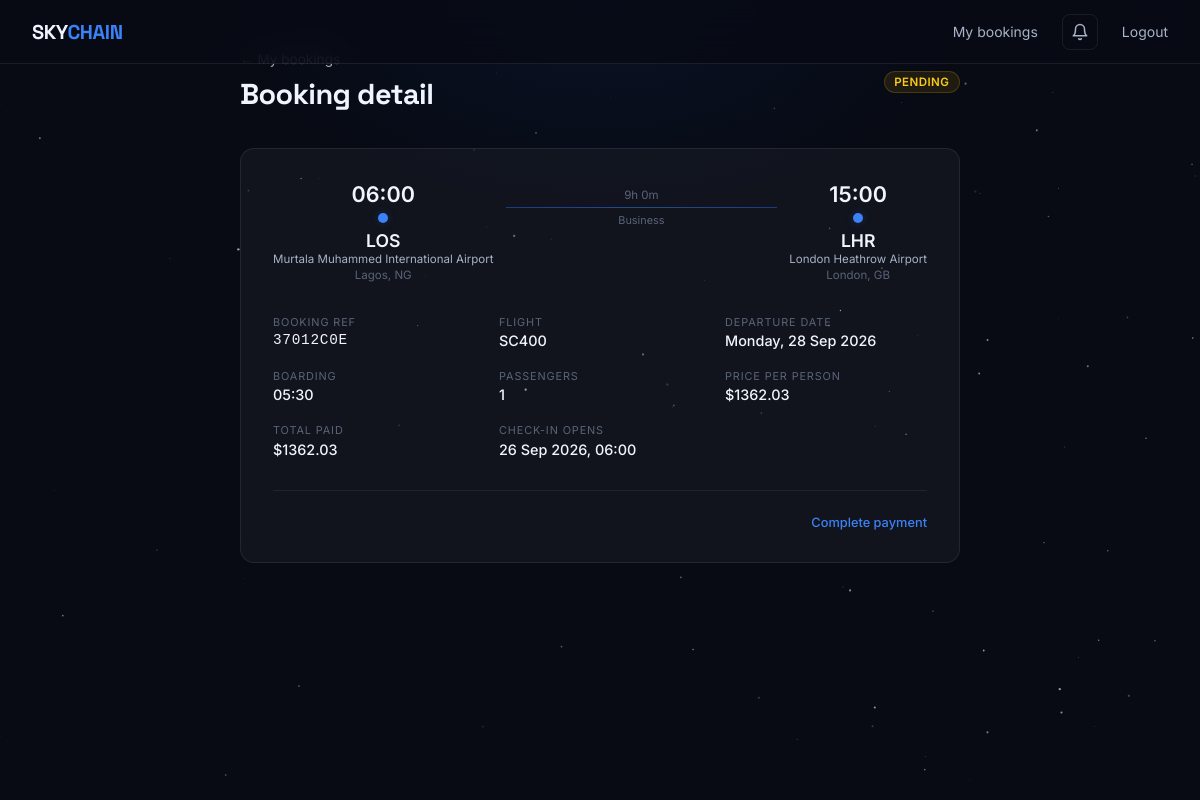
Page /booking/37012c0e-7ecc-4209-b853-e39a077586d0 (signed in) on the committed database.
### models.py (models this page shows, shortened)
class Booking(db.Model):
    __tablename__ = 'bookings'
    id         = db.Column(db.String(36), primary_key=True, default=lambda: str(uuid.uuid4()))
    user_id    = db.Column(db.String(36), db.ForeignKey('users.id'), nullable=False)
    flight_id  = db.Column(db.String(36), db.ForeignKey('flights.id'), nullable=False)
    passengers = db.Column(db.Integer, default=1)
    total_usd  = db.Column(db.Float, nullable=False)
    status     = db.Column(db.String(20), default='pending')  # pending, confirmed, cancelled
    created_at = db.Column(db.DateTime, default=datetime.utcnow)
    contact_email = db.Column(db.String(120), nullable=True, default=None)
    contact_phone = db.Column(db.String(30),  nullable=True, default=None)
    seat_number      = db.Column(db.String(10), nullable=True,  default=None)
    checked_in       = db.Column(db.Boolean,    nullable=False, default=False)
    checkin_opens_at = db.Column(db.DateTime,   nullable=True,  default=None)
    payment = db.relationship('Payment', backref='booking', uselist=False)
    @property
    def checkin_status(self):
        if self.checked_in:
            return 'checked_in'
        if self.status != 'confirmed':
            return 'unavailable'

class Flight(db.Model):
    __tablename__ = 'flights'
    id              = db.Column(db.String(36), primary_key=True, default=lambda: str(uuid.uuid4()))
    flight_number   = db.Column(db.String(10), nullable=False)
    origin_id       = db.Column(db.Integer, db.ForeignKey('airports.id'), nullable=False)
    destination_id  = db.Column(db.Integer, db.ForeignKey('airports.id'), nullable=False)
    departure_time  = db.Column(db.DateTime, nullable=False)
    arrival_time    = db.Column(db.DateTime, nullable=False)
    price_usd       = db.Column(db.Float, nullable=False)
    seats_available = db.Column(db.Integer, default=150)
    cabin_class     = db.Column(db.String(20), default='economy')
    origin      = db.relationship('Airport', foreign_keys=[origin_id])
    destination = db.relationship('Airport', foreign_keys=[destination_id])
    bookings    = db.relationship('Booking', backref='flight', lazy=True)

class Airport(db.Model):
    __tablename__ = 'airports'
    id        = db.Column(db.Integer, primary_key=True)
    iata_code = db.Column(db.String(3), unique=True, nullable=False)
    name      = db.Column(db.String(200), nullable=False)
    city      = db.Column(db.String(100), nullable=False)
    country   = db.Column(db.String(100), nullable=False)
    latitude  = db.Column(db.Float, nullable=False)
    longitude = db.Column(db.Float, nullable=False)

### app.py (the view)
@app.route('/booking/<booking_id>')
def booking_detail(booking_id):
    if 'user_id' not in session:
        return redirect(url_for('login'))
    booking = Booking.query.get_or_404(booking_id)
    if booking.user_id != session['user_id']:
        return 'Unauthorized', 403
    return render_template('booking_detail.html', booking=booking)

### app.py (called while the page is built)
@app.context_processor
def inject_config():
    return dict(config=app.config)

@app.template_filter('boardingtime')
def boardingtime_filter(dt):
    boarding = dt - timedelta(minutes=30)
    return boarding.strftime('%H:%M')

### templates/booking_detail.html (shortened to what this page needs)
{% extends "base.html" %}
{% block content %}
<svg class="stars" xmlns="http://www.w3.org/2000/svg" style="position:fixed;inset:0;width:100%;height:100%;pointer-events:none;z-index:0"></svg>
<section class="dashboard-page">
  <div class="dashboard-inner" style="max-width:720px">
    <div class="dashboard-header" style="margin-bottom:2rem">
      <div>
        <a href="/dashboard" class="bk-back-link">← My bookings</a>
        <h1 class="dashboard-title" style="margin-top:0.5rem">Booking detail</h1>
      </div>
      <div class="bk-status bk-status-{{ booking.status }}" style="align-self:center">
        {% if booking.checked_in %}Checked in{% else %}{{ booking.status|capitalize }}{% endif %}
      </div>
    </div>
    <div class="booking-card" style="padding:2rem">
      <div class="bk-timeline" style="margin-bottom:2rem">
        <div class="bk-tl-point">
          <div class="bk-tl-time">{{ booking.flight.departure_time.strftime('%H:%M') }}</div>
          <div class="bk-tl-dot bk-tl-dot--origin"></div>
          <div class="bk-tl-info">
            <div class="bk-tl-iata">{{ booking.flight.origin.iata_code }}</div>
            <div class="bk-tl-place">{{ booking.flight.origin.name }}</div>
            <div class="bk-tl-place" style="color:var(--text-3)">{{ booking.flight.origin.city }}, {{ booking.flight.origin.country }}</div>
          </div>
        </div>
        <div class="bk-tl-bar">
          {%- set dep = booking.flight.departure_time -%}
          {%- set arr = booking.flight.arrival_time -%}
          {%- set mins = ((arr - dep).seconds // 60) -%}
          {%- set h = mins // 60 -%}
          {%- set m = mins % 60 -%}
          <div class="bk-tl-duration">{{ h }}h {{ m }}m</div>
          <div class="bk-tl-line"></div>
          <div class="bk-tl-class">{{ booking.flight.cabin_class|capitalize }}</div>
        </div>
        <div class="bk-tl-point">
          <div class="bk-tl-time">{{ booking.flight.arrival_time.strftime('%H:%M') }}</div>
          <div class="bk-tl-dot bk-tl-dot--dest"></div>
          <div class="bk-tl-info">
            <div class="bk-tl-iata">{{ booking.flight.destination.iata_code }}</div>
            <div class="bk-tl-place">{{ booking.flight.destination.name }}</div>
            <div class="bk-tl-place" style="color:var(--text-3)">{{ booking.flight.destination.city }}, {{ booking.flight.destination.country }}</div>
          </div>
        </div>
      </div>
      <div class="bk-detail-grid">
        <div class="bk-detail-item">
          <div class="bk-detail-label">Booking ref</div>
          <div class="bk-detail-val bk-ref-mono">{{ booking.id[:8].upper() }}</div>
        </div>
        <div class="bk-detail-item">
          <div class="bk-detail-label">Flight</div>
          <div class="bk-detail-val">{{ booking.flight.flight_number }}</div>
        </div>
        <div class="bk-detail-item">
          <div class="bk-detail-label">Departure date</div>
          <div class="bk-detail-val">{{ booking.flight.departure_time.strftime('%A, %d %b %Y') }}</div>
        </div>
        <div class="bk-detail-item">
          <div class="bk-detail-label">Boarding</div>
          <div class="bk-detail-val">{{ booking.flight.departure_time|boardingtime }}</div>
        </div>
        <div class="bk-detail-item">
          <div class="bk-detail-label">Passengers</div>
          <div class="bk-detail-val">{{ booking.passengers }}</div>
        </div>
        <div class="bk-detail-item">
          <div class="bk-detail-label">Price per person</div>
          <div class="bk-detail-val">${{ "%.2f"|format(booking.total_usd / booking.passengers) }}</div>
        </div>
        <div class="bk-detail-item">
          <div class="bk-detail-label">Total paid</div>
          <div class="bk-detail-val">${{ "%.2f"|format(booking.total_usd) }}</div>
        </div>
        {% if booking.checkin_opens_at %}
        <div class="bk-detail-item">
          <div class="bk-detail-label">Check-in opens</div>
          <div class="bk-detail-val">{{ booking.checkin_opens_at.strftime('%d %b %Y, %H:%M') }}</div>
        </div>
        {% endif %}
      </div>
      <div class="booking-footer" style="margin-top:2rem;padding-top:1.5rem;border-top:1px solid rgba(255,255,255,0.07)">
        <div class="bk-status-row">
          {% if booking.checked_in %}
            <a href="/boarding-pass/{{ booking.id }}" class="bk-action-link">Boarding pass</a>
          {% elif booking.checkin_status == 'open' %}
            <a href="/checkin/{{ booking.id }}" class="bk-checkin-open">Check in now →</a>
          {% elif booking.status == 'pending' %}
            <a href="/pay/{{ booking.id }}" class="bk-action-link">Complete payment</a>
          {% endif %}
        </div>
      </div>
    </div>
  </div>
</section>
{% endblock %}

### static/css/style.css (style rules this page uses)
*, *::before, *::after { box-sizing: border-box; margin: 0; padding: 0; }
:root { --bg: #080B14; --bg-2: #0D1120; --bg-3: #111827; --surface: rgba(255,255,255,0.04); --surface-h: rgba(255,255,255,0.07); --border: rgba(255,255,255,0.08); --border-h: rgba(255,255,255,0.15); --blue: #2563EB; --blue-l: #3B82F6; --blue-glow: rgba(37,99,235,0.25); --text: #F0F4FF; --text-2: #A8B2C8; --text-3: #5A6478; --btc: #F7931A; --eth: #627EEA; --sol: #9945FF; --radius: 14px; --radius-sm: 8px; }
html { scroll-behavior: smooth; }
body { font-family: 'Inter', sans-serif; background: var(--bg); color: var(--text); min-height: 100vh; overflow-x: hidden; }
.stars { position: absolute; inset: 0; pointer-events: none; }
.dashboard-page { min-height: 100vh; padding: 100px 2rem 4rem; position: relative; }
.dashboard-page::before { content: ''; position: absolute; inset: 0; background: radial-gradient(ellipse 60% 40% at 50% 0%, rgba(37,99,235,0.08) 0%, transparent 70%); pointer-events: none; }
.dashboard-inner { position: relative; z-index: 1; max-width: 860px; margin: 0 auto; }
.dashboard-header { margin-bottom: 2.5rem; }
.booking-card { background: var(--surface); border: 1px solid var(--border); border-radius: var(--radius); padding: 1.5rem; margin-bottom: 1rem; transition: border-color 0.2s, background 0.2s; }
.dashboard-page { max-width: 900px; margin: 0 auto; padding: 3rem 2rem 5rem; }
.dashboard-inner { position: relative; z-index: 1; }
.dashboard-header { display: flex; align-items: flex-start; justify-content: space-between; margin-bottom: 2rem; gap: 1rem; }
.dashboard-title { font-family: 'Space Grotesk', sans-serif; font-size: 1.8rem; font-weight: 700; letter-spacing: -0.02em; margin-bottom: 0.25rem; }
.booking-card { background: var(--surface); border: 1px solid var(--border); border-radius: var(--radius); padding: 1.5rem; transition: border-color 0.2s; }
.booking-footer { display: flex; align-items: center; justify-content: space-between; gap: 1rem; }
.bk-status-row { display: flex; align-items: center; gap: 0.75rem; }
.bk-status { font-size: 0.72rem; font-weight: 600; padding: 0.2rem 0.6rem; border-radius: 20px; text-transform: uppercase; letter-spacing: 0.04em; }
.bk-status-pending { background: rgba(234,179,8,0.1); color: #facc15; border: 1px solid rgba(234,179,8,0.2); }
.bk-action-link { font-size: 0.8rem; color: var(--blue-l); text-decoration: none; font-weight: 500; }

### templates/booking_detail.html (style rules this page uses)
.bk-back-link { font-size: 0.85rem; color: var(--text-2); text-decoration: none; }
.bk-timeline { display: flex; align-items: flex-start; }
.bk-tl-point { display: flex; flex-direction: column; align-items: center; gap: 0.4rem; min-width: 120px; }
.bk-tl-time { font-size: 1.35rem; font-weight: 600; color: var(--text); }
.bk-tl-dot { width: 10px; height: 10px; border-radius: 50%; background: var(--blue-l); box-shadow: 0 0 8px var(--blue-glow); }
.bk-tl-info { text-align: center; }
.bk-tl-iata { font-size: 1.1rem; font-weight: 600; color: var(--text); }
.bk-tl-place { font-size: 0.72rem; color: var(--text-2); line-height: 1.4; }
.bk-tl-bar { flex: 1; display: flex; flex-direction: column; align-items: center; gap: 0.3rem; padding: 0 0.75rem; margin-top: 0.45rem; }
.bk-tl-duration { font-size: 0.72rem; color: var(--text-3); }
.bk-tl-line { width: 100%; height: 1px; background: linear-gradient(90deg, var(--blue) 0%, var(--blue-l) 50%, var(--blue) 100%); opacity: 0.5; }
.bk-tl-class { font-size: 0.68rem; color: var(--text-3); }
.bk-detail-grid { display: grid; grid-template-columns: repeat(auto-fill, minmax(160px, 1fr)); gap: 1.25rem 1.5rem; }
.bk-detail-label { font-size: 0.68rem; text-transform: uppercase; letter-spacing: 0.08em; color: var(--text-3); margin-bottom: 0.2rem; }
.bk-detail-val { font-size: 0.9rem; color: var(--text); font-weight: 500; }
.bk-ref-mono { font-family: 'Courier New', monospace; letter-spacing: 0.05em; }

### rows in the picture
Booking: status "PENDING", passengers "1", booking.total_usd/booking.passengers "1362.03", total_usd "1362.03", checkin_opens_at "26 Sep 2026, 06:00"
Flight: flight.departure_time "06:00", flight.cabin_class "Business", flight.arrival_time "15:00", flight.flight_number "SC400", flight.departure_time "Monday, 28 Sep 2026", flight.departure_time|boardingtime "05:30"
Airport: flight.origin.iata_code "LOS", flight.origin.name "Murtala Muhammed International Airport", flight.origin.city "Lagos", flight.origin.country "NG"
Airport: flight.destination.iata_code "LHR", flight.destination.name "London Heathrow Airport", flight.destination.city "London", flight.destination.country "GB"

### other values in the picture
{{ h }} "9"
{{ m }} "0"
{{ booking.id[:8].upper() }} "37012C0E"
